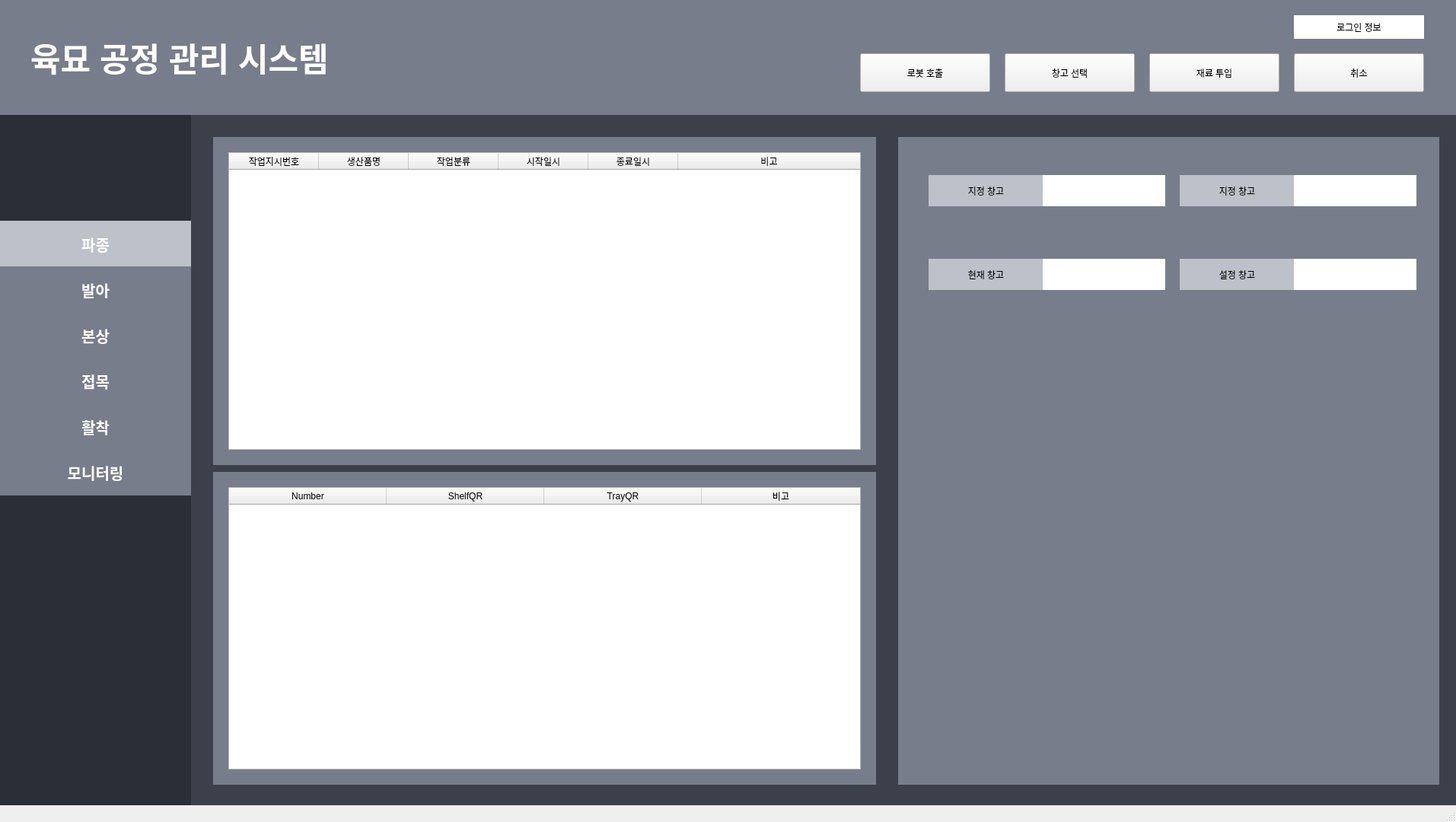
<?xml version="1.0" encoding="UTF-8"?>
<ui version="4.0">
 <class>MainWindow</class>
 <widget class="QMainWindow" name="MainWindow">
  <property name="geometry">
   <rect>
    <x>0</x>
    <y>0</y>
    <width>1913</width>
    <height>1080</height>
   </rect>
  </property>
  <property name="windowTitle">
   <string>MainWindow</string>
  </property>
  <widget class="QWidget" name="centralwidget">
   <widget class="QLabel" name="background_label">
    <property name="geometry">
     <rect>
      <x>90</x>
      <y>0</y>
      <width>1831</width>
      <height>1081</height>
     </rect>
    </property>
    <property name="styleSheet">
     <string notr="true">background-color: #3B404B;</string>
    </property>
    <property name="text">
     <string/>
    </property>
   </widget>
   <widget class="QLabel" name="sidebarBackgroundLabel">
    <property name="geometry">
     <rect>
      <x>0</x>
      <y>150</y>
      <width>251</width>
      <height>921</height>
     </rect>
    </property>
    <property name="styleSheet">
     <string notr="true">background-color: #2A2E36;</string>
    </property>
    <property name="text">
     <string/>
    </property>
   </widget>
   <widget class="QLabel" name="upperBarLabel">
    <property name="geometry">
     <rect>
      <x>0</x>
      <y>0</y>
      <width>1921</width>
      <height>151</height>
     </rect>
    </property>
    <property name="styleSheet">
     <string notr="true">background-color: #777D8A;</string>
    </property>
    <property name="text">
     <string/>
    </property>
   </widget>
   <widget class="QLabel" name="contentBackgroundLabel">
    <property name="geometry">
     <rect>
      <x>280</x>
      <y>180</y>
      <width>871</width>
      <height>431</height>
     </rect>
    </property>
    <property name="styleSheet">
     <string notr="true">background-color: #777D8A;</string>
    </property>
    <property name="text">
     <string/>
    </property>
   </widget>
   <widget class="QLabel" name="contentBackgroundLabel_2">
    <property name="geometry">
     <rect>
      <x>1180</x>
      <y>180</y>
      <width>711</width>
      <height>341</height>
     </rect>
    </property>
    <property name="styleSheet">
     <string notr="true">background-color: #777D8A;</string>
    </property>
    <property name="text">
     <string/>
    </property>
   </widget>
   <widget class="QLabel" name="loginStatusLabel">
    <property name="geometry">
     <rect>
      <x>1700</x>
      <y>20</y>
      <width>171</width>
      <height>31</height>
     </rect>
    </property>
    <property name="styleSheet">
     <string notr="true">background-color: white;</string>
    </property>
    <property name="text">
     <string>로그인 정보</string>
    </property>
    <property name="alignment">
     <set>Qt::AlignCenter</set>
    </property>
   </widget>
   <widget class="QLabel" name="SowingButtonLabel">
    <property name="geometry">
     <rect>
      <x>0</x>
      <y>290</y>
      <width>251</width>
      <height>61</height>
     </rect>
    </property>
    <property name="font">
     <font>
      <pointsize>15</pointsize>
      <weight>75</weight>
      <bold>true</bold>
     </font>
    </property>
    <property name="styleSheet">
     <string notr="true">background-color: #BDC1C9;
color: white;
border: 0.4em inset  #3B404B;</string>
    </property>
    <property name="text">
     <string>파종</string>
    </property>
    <property name="alignment">
     <set>Qt::AlignCenter</set>
    </property>
   </widget>
   <widget class="QLabel" name="buddingButtonLabel">
    <property name="geometry">
     <rect>
      <x>0</x>
      <y>350</y>
      <width>251</width>
      <height>61</height>
     </rect>
    </property>
    <property name="font">
     <font>
      <pointsize>15</pointsize>
      <weight>75</weight>
      <bold>true</bold>
     </font>
    </property>
    <property name="styleSheet">
     <string notr="true">background-color: #777D8A;
color: white;
border: 0.4em inset  #3B404B;</string>
    </property>
    <property name="text">
     <string>발아</string>
    </property>
    <property name="alignment">
     <set>Qt::AlignCenter</set>
    </property>
   </widget>
   <widget class="QLabel" name="raisingButtonLabel">
    <property name="geometry">
     <rect>
      <x>0</x>
      <y>410</y>
      <width>251</width>
      <height>61</height>
     </rect>
    </property>
    <property name="font">
     <font>
      <pointsize>15</pointsize>
      <weight>75</weight>
      <bold>true</bold>
     </font>
    </property>
    <property name="styleSheet">
     <string notr="true">background-color: #777D8A;
color: white;
border: 0.4em inset  #3B404B;</string>
    </property>
    <property name="text">
     <string>본상</string>
    </property>
    <property name="alignment">
     <set>Qt::AlignCenter</set>
    </property>
   </widget>
   <widget class="QLabel" name="graftingButtonLabel">
    <property name="geometry">
     <rect>
      <x>0</x>
      <y>470</y>
      <width>251</width>
      <height>61</height>
     </rect>
    </property>
    <property name="font">
     <font>
      <pointsize>15</pointsize>
      <weight>75</weight>
      <bold>true</bold>
     </font>
    </property>
    <property name="styleSheet">
     <string notr="true">background-color: #777D8A;
color: white;
border: 0.4em inset  #3B404B;</string>
    </property>
    <property name="text">
     <string>접목</string>
    </property>
    <property name="alignment">
     <set>Qt::AlignCenter</set>
    </property>
   </widget>
   <widget class="QLabel" name="takingButtonLabel">
    <property name="geometry">
     <rect>
      <x>0</x>
      <y>530</y>
      <width>251</width>
      <height>61</height>
     </rect>
    </property>
    <property name="font">
     <font>
      <pointsize>15</pointsize>
      <weight>75</weight>
      <bold>true</bold>
     </font>
    </property>
    <property name="styleSheet">
     <string notr="true">background-color: #777D8A;
color: white;
border: 0.4em inset  #3B404B;</string>
    </property>
    <property name="text">
     <string>활착</string>
    </property>
    <property name="alignment">
     <set>Qt::AlignCenter</set>
    </property>
   </widget>
   <widget class="QLabel" name="monitoringButtonLabel">
    <property name="geometry">
     <rect>
      <x>0</x>
      <y>590</y>
      <width>251</width>
      <height>61</height>
     </rect>
    </property>
    <property name="font">
     <font>
      <pointsize>15</pointsize>
      <weight>75</weight>
      <bold>true</bold>
     </font>
    </property>
    <property name="styleSheet">
     <string notr="true">background-color: #777D8A;
color: white;
border: 0.4em inset  #3B404B;</string>
    </property>
    <property name="text">
     <string>모니터링</string>
    </property>
    <property name="alignment">
     <set>Qt::AlignCenter</set>
    </property>
   </widget>
   <widget class="QTableWidget" name="presentSowingTableWidget">
    <property name="geometry">
     <rect>
      <x>300</x>
      <y>200</y>
      <width>831</width>
      <height>391</height>
     </rect>
    </property>
    <property name="styleSheet">
     <string notr="true">overflow-y: scroll;</string>
    </property>
    <property name="rowCount">
     <number>0</number>
    </property>
    <property name="columnCount">
     <number>6</number>
    </property>
    <attribute name="horizontalHeaderVisible">
     <bool>true</bool>
    </attribute>
    <attribute name="horizontalHeaderCascadingSectionResizes">
     <bool>false</bool>
    </attribute>
    <attribute name="horizontalHeaderDefaultSectionSize">
     <number>118</number>
    </attribute>
    <attribute name="horizontalHeaderHighlightSections">
     <bool>true</bool>
    </attribute>
    <attribute name="horizontalHeaderShowSortIndicator" stdset="0">
     <bool>false</bool>
    </attribute>
    <attribute name="horizontalHeaderStretchLastSection">
     <bool>true</bool>
    </attribute>
    <attribute name="verticalHeaderVisible">
     <bool>true</bool>
    </attribute>
    <attribute name="verticalHeaderCascadingSectionResizes">
     <bool>false</bool>
    </attribute>
    <attribute name="verticalHeaderHighlightSections">
     <bool>true</bool>
    </attribute>
    <attribute name="verticalHeaderShowSortIndicator" stdset="0">
     <bool>false</bool>
    </attribute>
    <attribute name="verticalHeaderStretchLastSection">
     <bool>false</bool>
    </attribute>
    <column>
     <property name="text">
      <string>작업지시번호</string>
     </property>
    </column>
    <column>
     <property name="text">
      <string>생산품명</string>
     </property>
    </column>
    <column>
     <property name="text">
      <string>작업분류</string>
     </property>
    </column>
    <column>
     <property name="text">
      <string>시작일시</string>
     </property>
    </column>
    <column>
     <property name="text">
      <string>종료일시</string>
     </property>
    </column>
    <column>
     <property name="text">
      <string>비고</string>
     </property>
    </column>
   </widget>
   <widget class="QLabel" name="contentBackgroundLabel_3">
    <property name="geometry">
     <rect>
      <x>280</x>
      <y>620</y>
      <width>871</width>
      <height>411</height>
     </rect>
    </property>
    <property name="styleSheet">
     <string notr="true">background-color: #777D8A;</string>
    </property>
    <property name="text">
     <string/>
    </property>
   </widget>
   <widget class="QTableWidget" name="presentQRTableWidget">
    <property name="geometry">
     <rect>
      <x>300</x>
      <y>640</y>
      <width>831</width>
      <height>371</height>
     </rect>
    </property>
    <property name="styleSheet">
     <string notr="true">overflow-y: scroll;</string>
    </property>
    <property name="rowCount">
     <number>0</number>
    </property>
    <property name="columnCount">
     <number>4</number>
    </property>
    <attribute name="horizontalHeaderCascadingSectionResizes">
     <bool>false</bool>
    </attribute>
    <attribute name="horizontalHeaderDefaultSectionSize">
     <number>207</number>
    </attribute>
    <attribute name="horizontalHeaderHighlightSections">
     <bool>true</bool>
    </attribute>
    <attribute name="horizontalHeaderStretchLastSection">
     <bool>true</bool>
    </attribute>
    <column>
     <property name="text">
      <string>Number</string>
     </property>
    </column>
    <column>
     <property name="text">
      <string>ShelfQR</string>
     </property>
    </column>
    <column>
     <property name="text">
      <string>TrayQR</string>
     </property>
    </column>
    <column>
     <property name="text">
      <string>비고</string>
     </property>
    </column>
   </widget>
   <widget class="QLabel" name="guideInfoLabel">
    <property name="geometry">
     <rect>
      <x>1220</x>
      <y>210</y>
      <width>151</width>
      <height>41</height>
     </rect>
    </property>
    <property name="styleSheet">
     <string notr="true">background-color: #BDC1C9;</string>
    </property>
    <property name="text">
     <string>사용 종자</string>
    </property>
    <property name="alignment">
     <set>Qt::AlignCenter</set>
    </property>
   </widget>
   <widget class="QLabel" name="guideInfoInputLabel">
    <property name="geometry">
     <rect>
      <x>1370</x>
      <y>210</y>
      <width>161</width>
      <height>41</height>
     </rect>
    </property>
    <property name="styleSheet">
     <string notr="true">background-color: white;</string>
    </property>
    <property name="text">
     <string/>
    </property>
    <property name="alignment">
     <set>Qt::AlignCenter</set>
    </property>
   </widget>
   <widget class="QLabel" name="guideInfoLabel_2">
    <property name="geometry">
     <rect>
      <x>1550</x>
      <y>210</y>
      <width>151</width>
      <height>41</height>
     </rect>
    </property>
    <property name="styleSheet">
     <string notr="true">background-color: #BDC1C9;</string>
    </property>
    <property name="text">
     <string>종자 개수</string>
    </property>
    <property name="alignment">
     <set>Qt::AlignCenter</set>
    </property>
   </widget>
   <widget class="QLabel" name="guideInfoInputLabel_2">
    <property name="geometry">
     <rect>
      <x>1700</x>
      <y>210</y>
      <width>161</width>
      <height>41</height>
     </rect>
    </property>
    <property name="styleSheet">
     <string notr="true">background-color: white;</string>
    </property>
    <property name="text">
     <string/>
    </property>
    <property name="alignment">
     <set>Qt::AlignCenter</set>
    </property>
   </widget>
   <widget class="QLabel" name="guideInfoLabel_3">
    <property name="geometry">
     <rect>
      <x>1220</x>
      <y>260</y>
      <width>151</width>
      <height>41</height>
     </rect>
    </property>
    <property name="styleSheet">
     <string notr="true">background-color: #BDC1C9;</string>
    </property>
    <property name="text">
     <string>시작 일자</string>
    </property>
    <property name="alignment">
     <set>Qt::AlignCenter</set>
    </property>
   </widget>
   <widget class="QLabel" name="guideInfoInputLabel_3">
    <property name="geometry">
     <rect>
      <x>1370</x>
      <y>260</y>
      <width>161</width>
      <height>41</height>
     </rect>
    </property>
    <property name="styleSheet">
     <string notr="true">background-color: white;</string>
    </property>
    <property name="text">
     <string/>
    </property>
    <property name="alignment">
     <set>Qt::AlignCenter</set>
    </property>
   </widget>
   <widget class="QLabel" name="guideInfoLabel_4">
    <property name="geometry">
     <rect>
      <x>1550</x>
      <y>260</y>
      <width>151</width>
      <height>41</height>
     </rect>
    </property>
    <property name="styleSheet">
     <string notr="true">background-color: #BDC1C9;</string>
    </property>
    <property name="text">
     <string>종료 일자</string>
    </property>
    <property name="alignment">
     <set>Qt::AlignCenter</set>
    </property>
   </widget>
   <widget class="QLabel" name="guideInfoInputLabel_4">
    <property name="geometry">
     <rect>
      <x>1700</x>
      <y>260</y>
      <width>161</width>
      <height>41</height>
     </rect>
    </property>
    <property name="styleSheet">
     <string notr="true">background-color: white;</string>
    </property>
    <property name="text">
     <string/>
    </property>
    <property name="alignment">
     <set>Qt::AlignCenter</set>
    </property>
   </widget>
   <widget class="QLabel" name="guideInfoLabel_5">
    <property name="geometry">
     <rect>
      <x>1220</x>
      <y>310</y>
      <width>151</width>
      <height>41</height>
     </rect>
    </property>
    <property name="styleSheet">
     <string notr="true">background-color: #BDC1C9;</string>
    </property>
    <property name="text">
     <string>트레이 규격</string>
    </property>
    <property name="alignment">
     <set>Qt::AlignCenter</set>
    </property>
   </widget>
   <widget class="QLabel" name="guideInfoInputLabel_5">
    <property name="geometry">
     <rect>
      <x>1370</x>
      <y>310</y>
      <width>161</width>
      <height>41</height>
     </rect>
    </property>
    <property name="styleSheet">
     <string notr="true">background-color: white;</string>
    </property>
    <property name="text">
     <string/>
    </property>
    <property name="alignment">
     <set>Qt::AlignCenter</set>
    </property>
   </widget>
   <widget class="QLabel" name="guideInfoLabel_6">
    <property name="geometry">
     <rect>
      <x>1550</x>
      <y>310</y>
      <width>151</width>
      <height>41</height>
     </rect>
    </property>
    <property name="styleSheet">
     <string notr="true">background-color: #BDC1C9;</string>
    </property>
    <property name="text">
     <string>관수량</string>
    </property>
    <property name="alignment">
     <set>Qt::AlignCenter</set>
    </property>
   </widget>
   <widget class="QLabel" name="guideInfoInputLabel_6">
    <property name="geometry">
     <rect>
      <x>1700</x>
      <y>310</y>
      <width>161</width>
      <height>41</height>
     </rect>
    </property>
    <property name="styleSheet">
     <string notr="true">background-color: white;</string>
    </property>
    <property name="text">
     <string/>
    </property>
    <property name="alignment">
     <set>Qt::AlignCenter</set>
    </property>
   </widget>
   <widget class="QLabel" name="guideInfoLabel_7">
    <property name="geometry">
     <rect>
      <x>1220</x>
      <y>360</y>
      <width>151</width>
      <height>41</height>
     </rect>
    </property>
    <property name="styleSheet">
     <string notr="true">background-color: #BDC1C9;</string>
    </property>
    <property name="text">
     <string>사용 상토</string>
    </property>
    <property name="alignment">
     <set>Qt::AlignCenter</set>
    </property>
   </widget>
   <widget class="QLabel" name="guideInfoInputLabel_7">
    <property name="geometry">
     <rect>
      <x>1370</x>
      <y>360</y>
      <width>161</width>
      <height>41</height>
     </rect>
    </property>
    <property name="styleSheet">
     <string notr="true">background-color: white;</string>
    </property>
    <property name="text">
     <string/>
    </property>
    <property name="alignment">
     <set>Qt::AlignCenter</set>
    </property>
   </widget>
   <widget class="QLabel" name="guideInfoLabel_8">
    <property name="geometry">
     <rect>
      <x>1550</x>
      <y>360</y>
      <width>151</width>
      <height>41</height>
     </rect>
    </property>
    <property name="styleSheet">
     <string notr="true">background-color: #BDC1C9;</string>
    </property>
    <property name="text">
     <string>상토량</string>
    </property>
    <property name="alignment">
     <set>Qt::AlignCenter</set>
    </property>
   </widget>
   <widget class="QLabel" name="guideInfoInputLabel_8">
    <property name="geometry">
     <rect>
      <x>1700</x>
      <y>360</y>
      <width>161</width>
      <height>41</height>
     </rect>
    </property>
    <property name="styleSheet">
     <string notr="true">background-color: white;</string>
    </property>
    <property name="text">
     <string/>
    </property>
    <property name="alignment">
     <set>Qt::AlignCenter</set>
    </property>
   </widget>
   <widget class="QLabel" name="guideInfoLabel_9">
    <property name="geometry">
     <rect>
      <x>1220</x>
      <y>410</y>
      <width>151</width>
      <height>41</height>
     </rect>
    </property>
    <property name="styleSheet">
     <string notr="true">background-color: #BDC1C9;</string>
    </property>
    <property name="text">
     <string>기타 재료</string>
    </property>
    <property name="alignment">
     <set>Qt::AlignCenter</set>
    </property>
   </widget>
   <widget class="QLabel" name="guideInfoInputLabel_9">
    <property name="geometry">
     <rect>
      <x>1370</x>
      <y>410</y>
      <width>161</width>
      <height>41</height>
     </rect>
    </property>
    <property name="styleSheet">
     <string notr="true">background-color: white;</string>
    </property>
    <property name="text">
     <string/>
    </property>
    <property name="alignment">
     <set>Qt::AlignCenter</set>
    </property>
   </widget>
   <widget class="QLabel" name="guideInfoLabel_10">
    <property name="geometry">
     <rect>
      <x>1550</x>
      <y>410</y>
      <width>151</width>
      <height>41</height>
     </rect>
    </property>
    <property name="styleSheet">
     <string notr="true">background-color: #BDC1C9;</string>
    </property>
    <property name="text">
     <string>사용량</string>
    </property>
    <property name="alignment">
     <set>Qt::AlignCenter</set>
    </property>
   </widget>
   <widget class="QLabel" name="guideInfoInputLabel_10">
    <property name="geometry">
     <rect>
      <x>1700</x>
      <y>410</y>
      <width>161</width>
      <height>41</height>
     </rect>
    </property>
    <property name="styleSheet">
     <string notr="true">background-color: white;</string>
    </property>
    <property name="text">
     <string/>
    </property>
    <property name="alignment">
     <set>Qt::AlignCenter</set>
    </property>
   </widget>
   <widget class="QLabel" name="guideInfoLabel_11">
    <property name="geometry">
     <rect>
      <x>1220</x>
      <y>460</y>
      <width>151</width>
      <height>41</height>
     </rect>
    </property>
    <property name="styleSheet">
     <string notr="true">background-color: #BDC1C9;</string>
    </property>
    <property name="text">
     <string>기타 재료</string>
    </property>
    <property name="alignment">
     <set>Qt::AlignCenter</set>
    </property>
   </widget>
   <widget class="QLabel" name="guideInfoInputLabel_11">
    <property name="geometry">
     <rect>
      <x>1370</x>
      <y>460</y>
      <width>161</width>
      <height>41</height>
     </rect>
    </property>
    <property name="styleSheet">
     <string notr="true">background-color: white;</string>
    </property>
    <property name="text">
     <string/>
    </property>
    <property name="alignment">
     <set>Qt::AlignCenter</set>
    </property>
   </widget>
   <widget class="QLabel" name="guideInfoLabel_12">
    <property name="geometry">
     <rect>
      <x>1550</x>
      <y>460</y>
      <width>151</width>
      <height>41</height>
     </rect>
    </property>
    <property name="styleSheet">
     <string notr="true">background-color: #BDC1C9;</string>
    </property>
    <property name="text">
     <string>사용량</string>
    </property>
    <property name="alignment">
     <set>Qt::AlignCenter</set>
    </property>
   </widget>
   <widget class="QLabel" name="guideInfoInputLabel_12">
    <property name="geometry">
     <rect>
      <x>1700</x>
      <y>460</y>
      <width>161</width>
      <height>41</height>
     </rect>
    </property>
    <property name="styleSheet">
     <string notr="true">background-color: white;</string>
    </property>
    <property name="text">
     <string/>
    </property>
    <property name="alignment">
     <set>Qt::AlignCenter</set>
    </property>
   </widget>
   <widget class="QLabel" name="contentBackgroundLabel_4">
    <property name="geometry">
     <rect>
      <x>1180</x>
      <y>530</y>
      <width>711</width>
      <height>501</height>
     </rect>
    </property>
    <property name="styleSheet">
     <string notr="true">background-color: #777D8A;</string>
    </property>
    <property name="text">
     <string/>
    </property>
   </widget>
   <widget class="QLabel" name="InfoLabel">
    <property name="geometry">
     <rect>
      <x>1220</x>
      <y>550</y>
      <width>151</width>
      <height>41</height>
     </rect>
    </property>
    <property name="styleSheet">
     <string notr="true">background-color: #BDC1C9;</string>
    </property>
    <property name="text">
     <string>사용 종자</string>
    </property>
    <property name="alignment">
     <set>Qt::AlignCenter</set>
    </property>
   </widget>
   <widget class="QLabel" name="InfoLabel_2">
    <property name="geometry">
     <rect>
      <x>1220</x>
      <y>600</y>
      <width>151</width>
      <height>41</height>
     </rect>
    </property>
    <property name="styleSheet">
     <string notr="true">background-color: #BDC1C9;</string>
    </property>
    <property name="text">
     <string>트레이 규격</string>
    </property>
    <property name="alignment">
     <set>Qt::AlignCenter</set>
    </property>
   </widget>
   <widget class="QLabel" name="InfoLabel_3">
    <property name="geometry">
     <rect>
      <x>1550</x>
      <y>600</y>
      <width>151</width>
      <height>41</height>
     </rect>
    </property>
    <property name="styleSheet">
     <string notr="true">background-color: #BDC1C9;</string>
    </property>
    <property name="text">
     <string>사용량</string>
    </property>
    <property name="alignment">
     <set>Qt::AlignCenter</set>
    </property>
   </widget>
   <widget class="QLabel" name="InfoLabel_4">
    <property name="geometry">
     <rect>
      <x>1220</x>
      <y>650</y>
      <width>151</width>
      <height>41</height>
     </rect>
    </property>
    <property name="styleSheet">
     <string notr="true">background-color: #BDC1C9;</string>
    </property>
    <property name="text">
     <string>사용 상토</string>
    </property>
    <property name="alignment">
     <set>Qt::AlignCenter</set>
    </property>
   </widget>
   <widget class="QLabel" name="InfoLabel_5">
    <property name="geometry">
     <rect>
      <x>1550</x>
      <y>650</y>
      <width>151</width>
      <height>41</height>
     </rect>
    </property>
    <property name="styleSheet">
     <string notr="true">background-color: #BDC1C9;</string>
    </property>
    <property name="text">
     <string>사용량</string>
    </property>
    <property name="alignment">
     <set>Qt::AlignCenter</set>
    </property>
   </widget>
   <widget class="QLabel" name="InfoLabel_6">
    <property name="geometry">
     <rect>
      <x>1220</x>
      <y>700</y>
      <width>151</width>
      <height>41</height>
     </rect>
    </property>
    <property name="styleSheet">
     <string notr="true">background-color: #BDC1C9;</string>
    </property>
    <property name="text">
     <string>기타 재료</string>
    </property>
    <property name="alignment">
     <set>Qt::AlignCenter</set>
    </property>
   </widget>
   <widget class="QLabel" name="InfoLabel_7">
    <property name="geometry">
     <rect>
      <x>1550</x>
      <y>700</y>
      <width>151</width>
      <height>41</height>
     </rect>
    </property>
    <property name="styleSheet">
     <string notr="true">background-color: #BDC1C9;</string>
    </property>
    <property name="text">
     <string>사용량</string>
    </property>
    <property name="alignment">
     <set>Qt::AlignCenter</set>
    </property>
   </widget>
   <widget class="QLabel" name="InfoLabel_8">
    <property name="geometry">
     <rect>
      <x>1220</x>
      <y>750</y>
      <width>151</width>
      <height>41</height>
     </rect>
    </property>
    <property name="styleSheet">
     <string notr="true">background-color: #BDC1C9;</string>
    </property>
    <property name="text">
     <string>기타 재료</string>
    </property>
    <property name="alignment">
     <set>Qt::AlignCenter</set>
    </property>
   </widget>
   <widget class="QLabel" name="InfoLabel_9">
    <property name="geometry">
     <rect>
      <x>1550</x>
      <y>750</y>
      <width>151</width>
      <height>41</height>
     </rect>
    </property>
    <property name="styleSheet">
     <string notr="true">background-color: #BDC1C9;</string>
    </property>
    <property name="text">
     <string>사용량</string>
    </property>
    <property name="alignment">
     <set>Qt::AlignCenter</set>
    </property>
   </widget>
   <widget class="QLabel" name="InfoLabel_10">
    <property name="geometry">
     <rect>
      <x>1220</x>
      <y>800</y>
      <width>151</width>
      <height>41</height>
     </rect>
    </property>
    <property name="styleSheet">
     <string notr="true">background-color: #BDC1C9;</string>
    </property>
    <property name="text">
     <string>상세 설명</string>
    </property>
    <property name="alignment">
     <set>Qt::AlignCenter</set>
    </property>
   </widget>
   <widget class="QPushButton" name="clearPushButton">
    <property name="geometry">
     <rect>
      <x>1510</x>
      <y>70</y>
      <width>171</width>
      <height>51</height>
     </rect>
    </property>
    <property name="text">
     <string>재료 투입</string>
    </property>
   </widget>
   <widget class="QPushButton" name="cancelPushButton">
    <property name="geometry">
     <rect>
      <x>1700</x>
      <y>70</y>
      <width>171</width>
      <height>51</height>
     </rect>
    </property>
    <property name="text">
     <string>취소</string>
    </property>
   </widget>
   <widget class="QLabel" name="titleLabel">
    <property name="geometry">
     <rect>
      <x>40</x>
      <y>40</y>
      <width>531</width>
      <height>71</height>
     </rect>
    </property>
    <property name="font">
     <font>
      <pointsize>32</pointsize>
      <weight>75</weight>
      <bold>true</bold>
     </font>
    </property>
    <property name="styleSheet">
     <string notr="true">color: white;</string>
    </property>
    <property name="text">
     <string>육묘 공정 관리 시스템</string>
    </property>
   </widget>
   <widget class="QLineEdit" name="lineEdit">
    <property name="geometry">
     <rect>
      <x>1370</x>
      <y>550</y>
      <width>491</width>
      <height>41</height>
     </rect>
    </property>
   </widget>
   <widget class="QLineEdit" name="lineEdit_2">
    <property name="geometry">
     <rect>
      <x>1370</x>
      <y>600</y>
      <width>161</width>
      <height>41</height>
     </rect>
    </property>
   </widget>
   <widget class="QLineEdit" name="lineEdit_3">
    <property name="geometry">
     <rect>
      <x>1700</x>
      <y>600</y>
      <width>161</width>
      <height>41</height>
     </rect>
    </property>
   </widget>
   <widget class="QLineEdit" name="lineEdit_4">
    <property name="geometry">
     <rect>
      <x>1370</x>
      <y>650</y>
      <width>161</width>
      <height>41</height>
     </rect>
    </property>
   </widget>
   <widget class="QLineEdit" name="lineEdit_5">
    <property name="geometry">
     <rect>
      <x>1700</x>
      <y>650</y>
      <width>161</width>
      <height>41</height>
     </rect>
    </property>
   </widget>
   <widget class="QLineEdit" name="lineEdit_6">
    <property name="geometry">
     <rect>
      <x>1370</x>
      <y>700</y>
      <width>161</width>
      <height>41</height>
     </rect>
    </property>
   </widget>
   <widget class="QLineEdit" name="lineEdit_7">
    <property name="geometry">
     <rect>
      <x>1700</x>
      <y>700</y>
      <width>161</width>
      <height>41</height>
     </rect>
    </property>
   </widget>
   <widget class="QLineEdit" name="lineEdit_8">
    <property name="geometry">
     <rect>
      <x>1370</x>
      <y>750</y>
      <width>161</width>
      <height>41</height>
     </rect>
    </property>
   </widget>
   <widget class="QLineEdit" name="lineEdit_9">
    <property name="geometry">
     <rect>
      <x>1700</x>
      <y>750</y>
      <width>161</width>
      <height>41</height>
     </rect>
    </property>
   </widget>
   <widget class="QLineEdit" name="lineEdit_10">
    <property name="geometry">
     <rect>
      <x>1220</x>
      <y>840</y>
      <width>641</width>
      <height>171</height>
     </rect>
    </property>
    <property name="alignment">
     <set>Qt::AlignLeading|Qt::AlignLeft|Qt::AlignTop</set>
    </property>
   </widget>
   <widget class="QPushButton" name="selectStorePushButton">
    <property name="geometry">
     <rect>
      <x>1320</x>
      <y>70</y>
      <width>171</width>
      <height>51</height>
     </rect>
    </property>
    <property name="text">
     <string>창고 선택</string>
    </property>
   </widget>
   <widget class="QPushButton" name="callRobotPushButton">
    <property name="geometry">
     <rect>
      <x>1130</x>
      <y>70</y>
      <width>171</width>
      <height>51</height>
     </rect>
    </property>
    <property name="text">
     <string>로봇 호출</string>
    </property>
   </widget>
   <widget class="QLabel" name="contentStoreBackgroundLabel">
    <property name="geometry">
     <rect>
      <x>1180</x>
      <y>180</y>
      <width>711</width>
      <height>121</height>
     </rect>
    </property>
    <property name="styleSheet">
     <string notr="true">background-color: #777D8A;
visible: False;
</string>
    </property>
    <property name="text">
     <string/>
    </property>
   </widget>
   <widget class="QLabel" name="guideStoreInfoLabel">
    <property name="geometry">
     <rect>
      <x>1220</x>
      <y>230</y>
      <width>151</width>
      <height>41</height>
     </rect>
    </property>
    <property name="styleSheet">
     <string notr="true">background-color: #BDC1C9;
</string>
    </property>
    <property name="text">
     <string>지정 창고</string>
    </property>
    <property name="alignment">
     <set>Qt::AlignCenter</set>
    </property>
   </widget>
   <widget class="QLabel" name="guideStoreInfoInputLabel">
    <property name="geometry">
     <rect>
      <x>1370</x>
      <y>230</y>
      <width>161</width>
      <height>41</height>
     </rect>
    </property>
    <property name="styleSheet">
     <string notr="true">background-color: white;
display: none;</string>
    </property>
    <property name="text">
     <string/>
    </property>
    <property name="alignment">
     <set>Qt::AlignCenter</set>
    </property>
   </widget>
   <widget class="QLabel" name="contentStoreBackgroundLabel2">
    <property name="geometry">
     <rect>
      <x>1180</x>
      <y>300</y>
      <width>711</width>
      <height>121</height>
     </rect>
    </property>
    <property name="styleSheet">
     <string notr="true">background-color: #777D8A;</string>
    </property>
    <property name="text">
     <string/>
    </property>
   </widget>
   <widget class="QLabel" name="guideStoreInfoLabel2">
    <property name="geometry">
     <rect>
      <x>1220</x>
      <y>340</y>
      <width>151</width>
      <height>41</height>
     </rect>
    </property>
    <property name="styleSheet">
     <string notr="true">background-color: #BDC1C9;</string>
    </property>
    <property name="text">
     <string>현재 창고</string>
    </property>
    <property name="alignment">
     <set>Qt::AlignCenter</set>
    </property>
   </widget>
   <widget class="QLabel" name="guideStoreInfoInputLabel2">
    <property name="geometry">
     <rect>
      <x>1370</x>
      <y>340</y>
      <width>161</width>
      <height>41</height>
     </rect>
    </property>
    <property name="styleSheet">
     <string notr="true">background-color: white;</string>
    </property>
    <property name="text">
     <string/>
    </property>
    <property name="alignment">
     <set>Qt::AlignCenter</set>
    </property>
   </widget>
   <widget class="QLabel" name="guideStoreInfoLabel3">
    <property name="geometry">
     <rect>
      <x>1550</x>
      <y>340</y>
      <width>151</width>
      <height>41</height>
     </rect>
    </property>
    <property name="styleSheet">
     <string notr="true">background-color: #BDC1C9;</string>
    </property>
    <property name="text">
     <string>설정 창고</string>
    </property>
    <property name="alignment">
     <set>Qt::AlignCenter</set>
    </property>
   </widget>
   <widget class="QLabel" name="guideStoreInfoInputLabel3">
    <property name="geometry">
     <rect>
      <x>1700</x>
      <y>340</y>
      <width>161</width>
      <height>41</height>
     </rect>
    </property>
    <property name="styleSheet">
     <string notr="true">background-color: white;</string>
    </property>
    <property name="text">
     <string/>
    </property>
    <property name="alignment">
     <set>Qt::AlignCenter</set>
    </property>
   </widget>
   <widget class="QLabel" name="contentStoreBackgroundLabel3">
    <property name="geometry">
     <rect>
      <x>1180</x>
      <y>410</y>
      <width>711</width>
      <height>611</height>
     </rect>
    </property>
    <property name="styleSheet">
     <string notr="true">background-color: #777D8A;</string>
    </property>
    <property name="text">
     <string/>
    </property>
   </widget>
   <widget class="QLabel" name="guideStoreInfoLabel4">
    <property name="geometry">
     <rect>
      <x>1550</x>
      <y>230</y>
      <width>151</width>
      <height>41</height>
     </rect>
    </property>
    <property name="styleSheet">
     <string notr="true">background-color: #BDC1C9;
</string>
    </property>
    <property name="text">
     <string>지정 창고</string>
    </property>
    <property name="alignment">
     <set>Qt::AlignCenter</set>
    </property>
   </widget>
   <widget class="QLabel" name="guideStoreInfoInputLabel4">
    <property name="geometry">
     <rect>
      <x>1700</x>
      <y>230</y>
      <width>161</width>
      <height>41</height>
     </rect>
    </property>
    <property name="styleSheet">
     <string notr="true">background-color: white;
display: none;</string>
    </property>
    <property name="text">
     <string/>
    </property>
    <property name="alignment">
     <set>Qt::AlignCenter</set>
    </property>
   </widget>
  </widget>
  <widget class="QStatusBar" name="statusbar"/>
 </widget>
 <resources/>
 <connections/>
</ui>
